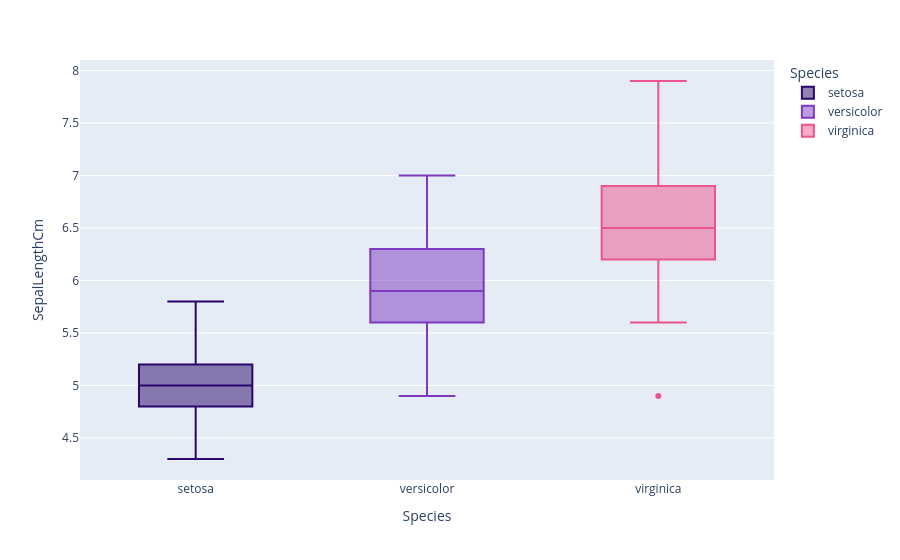

Here is the notebook cell this chart was saved with:
### Markdown cell above
## Sepal-Length

### Code cell
fig = px.box(
    data_frame=iris,                   # DataFrame containing the data
    x='Species',                        # Categories on x-axis
    y='SepalLengthCm',                  # Values to plot on y-axis
    color='Species',                     # Color by species
    color_discrete_sequence=['#29066B','#7D3AC1','#EB548C'],  # Custom colors
    orientation='v'                      # Vertical boxes
)
fig.show()                               # Render the box plot

### Figure 1 — Plotly figure (JSON) as saved in the notebook; plotly's stock layout.template omitted (floating-point values rounded to 4 significant figures)
{"data": [{"alignmentgroup": "True", "hovertemplate": "Species=%{x}<br>SepalLengthCm=%{y}<extra></extra>", "legendgroup": "setosa", "marker": {"color": "#29066B"}, "name": "setosa", "notched": false, "offsetgroup": "setosa", "orientation": "v", "showlegend": true, "type": "box", "x": ["setosa", "setosa", "setosa", "setosa", "setosa", "setosa", "setosa", "setosa", "setosa", "setosa", "setosa", "setosa", "setosa", "setosa", "setosa", "setosa", "setosa", "setosa", "setosa", "setosa", "setosa", "setosa", "setosa", "setosa", "setosa", "setosa", "setosa", "setosa", "setosa", "setosa", "setosa", "setosa", "setosa", "setosa", "setosa", "setosa", "setosa", "setosa", "setosa", "setosa", "setosa", "setosa", "setosa", "setosa", "setosa", "setosa", "setosa", "setosa", "setosa", "setosa"], "x0": " ", "xaxis": "x", "y": [5.1, 4.9, 4.7, 4.6, 5, 5.4, 4.6, 5, 4.4, 4.9, 5.4, 4.8, 4.8, 4.3, 5.8, 5.7, 5.4, 5.1, 5.7, 5.1, 5.4, 5.1, 4.6, 5.1, 4.8, 5, 5, 5.2, 5.2, 4.7, 4.8, 5.4, 5.2, 5.5, 4.9, 5, 5.5, 4.9, 4.4, 5.1, 5, 4.5, 4.4, 5, 5.1, 4.8, 5.1, 4.6, 5.3, 5], "y0": " ", "yaxis": "y"}, {"alignmentgroup": "True", "hovertemplate": "Species=%{x}<br>SepalLengthCm=%{y}<extra></extra>", "legendgroup": "versicolor", "marker": {"color": "#7D3AC1"}, "name": "versicolor", "notched": false, "offsetgroup": "versicolor", "orientation": "v", "showlegend": true, "type": "box", "x": ["versicolor", "versicolor", "versicolor", "versicolor", "versicolor", "versicolor", "versicolor", "versicolor", "versicolor", "versicolor", "versicolor", "versicolor", "versicolor", "versicolor", "versicolor", "versicolor", "versicolor", "versicolor", "versicolor", "versicolor", "versicolor", "versicolor", "versicolor", "versicolor", "versicolor", "versicolor", "versicolor", "versicolor", "versicolor", "versicolor", "versicolor", "versicolor", "versicolor", "versicolor", "versicolor", "versicolor", "versicolor", "versicolor", "versicolor", "versicolor", "versicolor", "versicolor", "versicolor", "versicolor", "versicolor", "versicolor", "versicolor", "versicolor", "versicolor", "versicolor"], "x0": " ", "xaxis": "x", "y": [7, 6.4, 6.9, 5.5, 6.5, 5.7, 6.3, 4.9, 6.6, 5.2, 5, 5.9, 6, 6.1, 5.6, 6.7, 5.6, 5.8, 6.2, 5.6, 5.9, 6.1, 6.3, 6.1, 6.4, 6.6, 6.8, 6.7, 6, 5.7, 5.5, 5.5, 5.8, 6, 5.4, 6, 6.7, 6.3, 5.6, 5.5, 5.5, 6.1, 5.8, 5, 5.6, 5.7, 5.7, 6.2, 5.1, 5.7], "y0": " ", "yaxis": "y"}, {"alignmentgroup": "True", "hovertemplate": "Species=%{x}<br>SepalLengthCm=%{y}<extra></extra>", "legendgroup": "virginica", "marker": {"color": "#EB548C"}, "name": "virginica", "notched": false, "offsetgroup": "virginica", "orientation": "v", "showlegend": true, "type": "box", "x": ["virginica", "virginica", "virginica", "virginica", "virginica", "virginica", "virginica", "virginica", "virginica", "virginica", "virginica", "virginica", "virginica", "virginica", "virginica", "virginica", "virginica", "virginica", "virginica", "virginica", "virginica", "virginica", "virginica", "virginica", "virginica", "virginica", "virginica", "virginica", "virginica", "virginica", "virginica", "virginica", "virginica", "virginica", "virginica", "virginica", "virginica", "virginica", "virginica", "virginica", "virginica", "virginica", "virginica", "virginica", "virginica", "virginica", "virginica", "virginica", "virginica", "virginica"], "x0": " ", "xaxis": "x", "y": [6.3, 5.8, 7.1, 6.3, 6.5, 7.6, 4.9, 7.3, 6.7, 7.2, 6.5, 6.4, 6.8, 5.7, 5.8, 6.4, 6.5, 7.7, 7.7, 6, 6.9, 5.6, 7.7, 6.3, 6.7, 7.2, 6.2, 6.1, 6.4, 7.2, 7.4, 7.9, 6.4, 6.3, 6.1, 7.7, 6.3, 6.4, 6, 6.9, 6.7, 6.9, 5.8, 6.8, 6.7, 6.7, 6.3, 6.5, 6.2, 5.9], "y0": " ", "yaxis": "y"}], "layout": {"boxmode": "overlay", "legend": {"title": {"text": "Species"}, "tracegroupgap": 0}, "margin": {"t": 60}, "xaxis": {"anchor": "y", "categoryarray": ["setosa", "versicolor", "virginica"], "categoryorder": "array", "domain": [0, 1], "title": {"text": "Species"}}, "yaxis": {"anchor": "x", "domain": [0, 1], "title": {"text": "SepalLengthCm"}}}}
